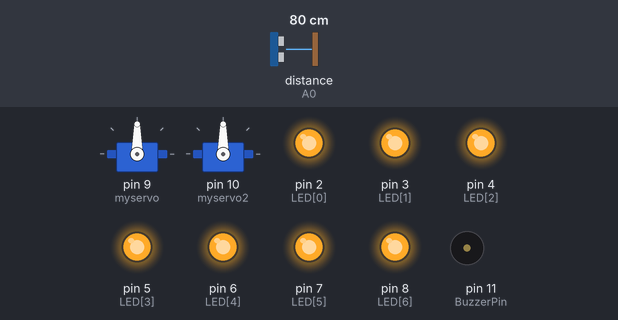
A sketch run on a simulated Arduino Uno, built with avr-gcc and run on an emulated ATmega328P. On the bench: 2 × servo, output pins drawn as LEDs (lit = HIGH), buzzer (waves = sounding). Inputs (shaded band) come from the test bench; at power-on: distance to the obstacle (sensor on A0) 80 cm. What the sketch prints to the serial monitor is not drawn.

Above: at 1.2 s.
1.3 s: distance to the obstacle (sensor on A0) set to 16 cm
2.8 s: distance to the obstacle (sensor on A0) set to 13 cm
At 7.6 s:
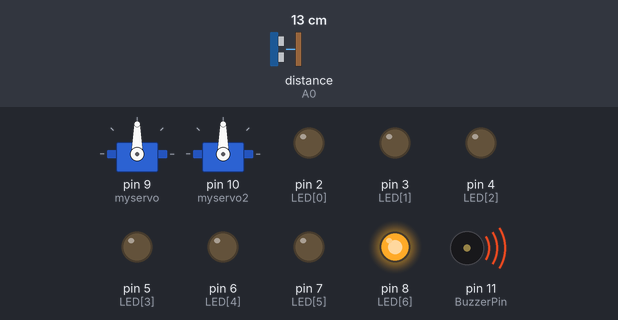
At 11.8 s:
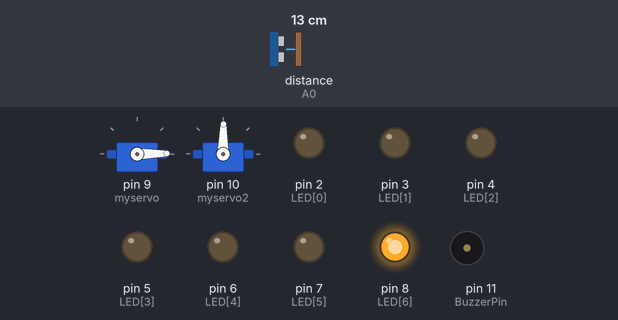
Timing chart, 0 to 15.8 s (numbered marks = the images above; inputs shaded):
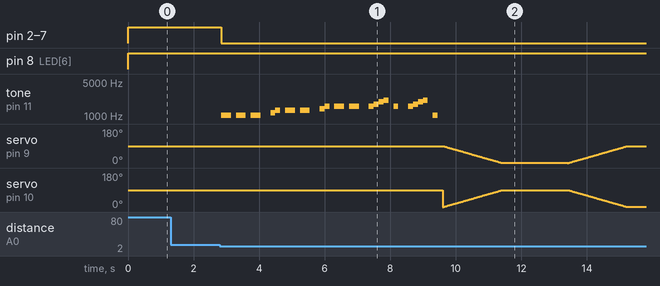

Measured:
- the behaviour switches between 15 and 14 cm on distance to the obstacle (sensor on A0) (found by bisection; images 0 and 1)
- after the input at 1.3 s, every drawn part: stays the same
- after the input at 2.8 s, pin 2 (LED[0]), pin 3 (LED[1]), pin 4 (LED[2]), pin 5 (LED[3]), pin 6 (LED[4]), pin 7 (LED[5]): HIGH → LOW after 0.05 s; tone on pin 11 (BuzzerPin): plays 1047 Hz for 0.30 s, 1047 Hz for 0.30 s, 1047 Hz for 0.30 s, 1175 Hz for 0.15 s, 1319 Hz for 0.15 s, 1319 Hz for 0.30 s … (21 notes in this stretch), starting after 0.05 s

The sketch:

screendoor.ino
```cpp
#include <SharpIR.h>
#include <Servo.h>
#include <Wire.h>

SharpIR sensor( SharpIR::GP2Y0A21YK0F, A0 );
Servo myservo;
Servo myservo2;

int LED[7] = {2,3,4,5,6,7,8};
int seatleft = 0 ;    /* 데이터 통신으로 받은 값을 저장 */
int SVpin = 9;

int BuzzerPin = 11;
char noteNames[] = {'C','D','E','F','G','a','b','c'};
int frequency[] = {1047,1175,1319,1397,1568,1760,1976,2093};
byte noteCount = sizeof(noteNames);

char score[] = "CC CC CC  DE EE EE  FG GG GG  Gabc G  Gabc C";
byte scoreLen = sizeof(score);

void HandleEvent()  /* 이 함수가 데이터 통신을 처리 */ {
  seatleft = Wire.read() ;
}

void Clear() {
  for ( int i = 0 ; i < 7; i++ ) digitalWrite(LED[i], HIGH) ;
}

void setup() {
  for ( int i = 0 ; i < 7; i++ )pinMode(LED[i],OUTPUT);
  Serial.begin( 9600 ); //Enable the serial comunication
  Wire.begin(255) ;     /* Slave 자신의 주소를 255번으로 설정 */
  Wire.onReceive( HandleEvent ) ;  /* 데이터 수신시 호출 할 함수 설정*/
  myservo.attach(9);
  myservo2.attach(10);
  //myservo.write(0); // 없어도 될 듯
}

void SetSegment(int i) {
  if( i != 1 && i != 4) digitalWrite( LED[0], LOW ) ; // A
  if( i != 5 && i != 6) digitalWrite( LED[1], LOW ) ; // B
  if( i != 2 ) digitalWrite( LED[2], LOW ) ;          // C
  if( i != 1 && i != 4 && i != 7 ) digitalWrite( LED[3], LOW ) ; // D
  if( i == 0 | i == 2 || i == 6 || i == 8  ) digitalWrite( LED[4], LOW ) ; // E
  if( i == 0 || (i >= 4 && i <= 9)  ) digitalWrite( LED[5], LOW ) ; // F
  if( i != 0 && i != 1 && i != 7  ) digitalWrite( LED[6], LOW ) ; // G
}

void playNote(char note, int duration){

  for (int i=0 ; i<noteCount ; i++)
  { if (noteNames[i] == note)
    tone(BuzzerPin, frequency[i], duration);
  }
    delay(duration);
}

void loop() {
  Clear();
  int distance = sensor.getDistance(); //Calculate the distance in centimeters
  Serial.println( "열차 진입 전"); //Print the value to the serial monitor
  Serial.println( distance );

  if (distance < 15 ) { // 열차가 역에 진입할 때
    Serial.println( "열차 진입 후"); //Print the value to the serial monitor
    Serial.println( distance );
    SetSegment(seatleft);

    for (int i=0 ; i<scoreLen ; i++)
    {int duration = 150;
    playNote(score[i], duration);
    }


    /*
    Wire.beginTransmission(  ) ; // master와 통신시작
    if( Serial.available() > 0 ) {
      Wire.write( distance ) ; // SDA를통해데이터를전달
      Wire.endTransmission() ;
    }
    */

    for(int j=0; j<90; j++){ // 서보모터를 통한 스크린 도어 열림 표시
      myservo.write(90-j);
      myservo2.write(j);
      delay(20);
    }
    delay(2000);
    for(int j=0; j<90; j++){
      myservo.write(j);
      myservo2.write(90-j);
      delay(20);
    }

    /*
    if (distance < 5){ // 열차가 거의 도착하면
      Serial.println("아예가까워진"); //Print the value to the serial monitor
      Serial.println( distance );
      for(int j=0; j<90; j++){ // 서보모터를 통한 스크린 도어 열림 표시
        myservo.write(j);
        myservo2.write(j);
        delay(20);
      }
      delay(2000);
      for(int j=0; j<90; j++){
        myservo.write(90-j);
        myservo2.write(90-j);
        delay(20);
      }
    }
    */
    delay(5000);
  }
}
```
